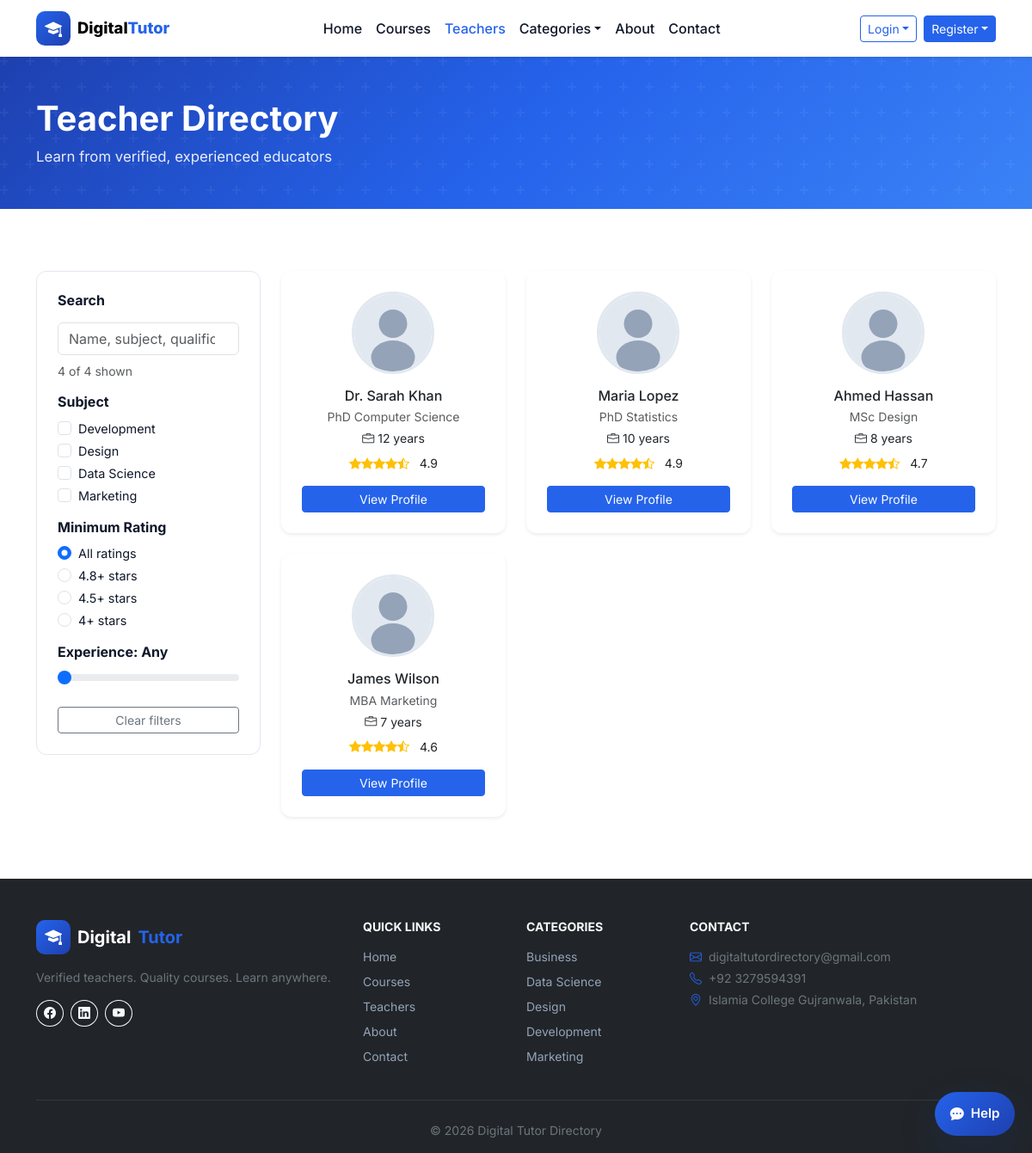
Page /pages/teachers.php on the committed database.
### tables this page shows
CREATE TABLE users (
  id INT UNSIGNED AUTO_INCREMENT PRIMARY KEY,
  name VARCHAR(120) NOT NULL,
  email VARCHAR(190) NOT NULL UNIQUE,
  phone VARCHAR(30) DEFAULT NULL,
  password_hash VARCHAR(255) NOT NULL,
  role ENUM('student','teacher','admin') NOT NULL DEFAULT 'student',
  status ENUM('active','inactive','pending') NOT NULL DEFAULT 'active',
  bio TEXT DEFAULT NULL,
  avatar VARCHAR(255) DEFAULT NULL,
  created_at TIMESTAMP DEFAULT CURRENT_TIMESTAMP,
  updated_at TIMESTAMP DEFAULT CURRENT_TIMESTAMP ON UPDATE CURRENT_TIMESTAMP,
  INDEX idx_users_role (role),
  INDEX idx_users_status (status)
);

CREATE TABLE categories (
  id INT UNSIGNED AUTO_INCREMENT PRIMARY KEY,
  name VARCHAR(80) NOT NULL UNIQUE,
  slug VARCHAR(80) NOT NULL UNIQUE
);

### components/database.php (called while the page is built, shortened)
<?php
function db_config(): array
{
    static $config;
    if ($config === null) {
        $config = require __DIR__ . '/db-config.php';
    }
    return $config;
}
function db(): PDO
{
    static $pdo;
    if ($pdo instanceof PDO) {
        return $pdo;
    }
    $c = db_config();
    $dsn = sprintf('mysql:host=%s;port=%s;dbname=%s;charset=%s', $c['host'], $c['port'], $c['name'], $c['charset']);
    $pdo = new PDO($dsn, $c['user'], $c['pass'], [
        PDO::ATTR_ERRMODE => PDO::ERRMODE_EXCEPTION,
        PDO::ATTR_DEFAULT_FETCH_MODE => PDO::FETCH_ASSOC,
        PDO::ATTR_EMULATE_PREPARES => false,
    ]);
    return $pdo;
}
function db_available(): bool
{
    static $available;
    if ($available !== null) {
        return $available;
    }
    try {
        db()->query('SELECT 1 FROM users LIMIT 1');
        $available = true;
    } catch (Throwable) {
        $available = false;
    }
    return $available;
}

### includes/data.php (called while the page is built, shortened)
<?php
require_once __DIR__ . '/../components/database.php';
function getTeachers(bool $verifiedOnly = true): array
{
    if (!db_available()) {
        return fallbackTeachers();
    }
    $where = $verifiedOnly
        ? "u.role = 'teacher' AND tp.verification_status = 'verified' AND u.status = 'active'"
        : "u.role = 'teacher'";
    $sql = "SELECT u.id, u.name, u.email, u.bio, u.avatar AS photo, tp.qualification, tp.experience,
            tp.subject, tp.rating,
            (SELECT COUNT(DISTINCT e.student_id) FROM enrollments e
             JOIN courses c ON c.id = e.course_id WHERE c.teacher_id = u.id) AS students
            FROM users u
            LEFT JOIN teacher_profiles tp ON tp.user_id = u.id
            WHERE $where
            ORDER BY tp.rating DESC";
    $stmt = db()->query($sql);
    return array_map(static function ($row) {
        return [
            'id' => (int) $row['id'],
            'name' => $row['name'],
            'email' => $row['email'] ?? '',
            'qualification' => $row['qualification'] ?? '',
            'experience' => $row['experience'] ?? '',
            'rating' => (float) ($row['rating'] ?? 0),
            'subject' => $row['subject'] ?? '',
            'photo' => $row['photo'] ?? '',
            'students' => (int) ($row['students'] ?? 0),
            'bio' => $row['bio'] ?? '',
        ];
    }, $stmt->fetchAll());
}
function getCategoriesWithCourses(): array
{
    $stmt = db()->query("
        SELECT DISTINCT cat.id, cat.name, cat.slug
        FROM categories cat
        INNER JOIN courses c ON c.category_id = cat.id
        WHERE c.status = 'published'
        ORDER BY cat.name
    ");
    $categories = $stmt->fetchAll();
    return $categories;
}

### components/teacher-card.php (the view, shortened to what this page needs)
<article class="teacher-card card h-100 border-0 shadow-sm text-center p-4"
  data-subject="<?= htmlspecialchars($teacher['subject']) ?>"
  data-rating="<?= (float)$teacher['rating'] ?>"
  data-experience="<?= (int)filter_var($teacher['experience'], FILTER_SANITIZE_NUMBER_INT) ?>"
  data-search="<?= htmlspecialchars(strtolower($teacher['name'] . ' ' . $teacher['qualification'] . ' ' . $teacher['subject'] . ' ' . $teacher['bio'])) ?>">
  <img src="<?= media_url($teacher['photo']) ?>" class="teacher-card__avatar rounded-circle mx-auto mb-3" alt="<?= htmlspecialchars($teacher['name']) ?>" onerror="this.onerror=null;this.src='<?= media_url('') ?>'">
  <h3 class="h6 mb-1"><?= htmlspecialchars($teacher['name']) ?></h3>
  <p class="text-muted small mb-1"><?= htmlspecialchars($teacher['qualification']) ?></p>
  <p class="small mb-2"><i class="bi bi-briefcase me-1"></i><?= htmlspecialchars($teacher['experience']) ?></p>
  <div class="rating-stars small mb-3">
    <?= renderStars((float)$teacher['rating']) ?>
    <span class="ms-2"><?= number_format($teacher['rating'], 1) ?></span>
  </div>
  <a href="<?= url('pages/teacher-profile.php?id=' . (int)$teacher['id']) ?>" class="btn btn-sm btn-primary w-100">View Profile</a>
</article>

### pages/teachers.php (shortened to what this page needs)
<?php
require_once __DIR__ . '/../components/config.php';
$teachers = mockTeachers();
require_once __DIR__ . '/../components/head.php';
require_once __DIR__ . '/../components/navbar.php';
?>
<?php
require __DIR__ . '/../components/page-hero.php';
?>
<main class="section"><div class="container"><div class="row g-4">
<aside class="col-lg-3">
  <div class="filter-panel">
    <h6 class="fw-bold mb-3">Search</h6>
    <input type="search" id="teacherSearch" class="form-control mb-2" placeholder="Name, subject, qualification...">
    <p class="small text-muted mb-3" id="teacherFilterCount"></p>
    <h6 class="fw-bold mb-2">Subject</h6>
    <?php foreach (['Development', 'Design', 'Data Science', 'Marketing'] as $s): ?>
    <div class="form-check">
      <input class="form-check-input filter-teacher-subject" type="checkbox" value="<?= $s ?>" id="ts<?= str_replace(' ', '', $s) ?>">
      <label class="form-check-label" for="ts<?= str_replace(' ', '', $s) ?>"><?= $s ?></label>
    </div>
    <?php endforeach; ?>
    <h6 class="fw-bold mt-3 mb-2">Minimum Rating</h6>
    <div class="form-check">
      <input class="form-check-input filter-teacher-rating" type="radio" name="teacherRating" value="0" id="tr0" checked>
      <label class="form-check-label" for="tr0">All ratings</label>
    </div>
    <?php foreach ([4.8, 4.5, 4.0] as $r): ?>
    <div class="form-check">
      <input class="form-check-input filter-teacher-rating" type="radio" name="teacherRating" value="<?= $r ?>" id="tr<?= str_replace('.', '', (string) $r) ?>">
      <label class="form-check-label" for="tr<?= str_replace('.', '', (string) $r) ?>"><?= $r ?>+ stars</label>
    </div>
    <?php endforeach; ?>
    <h6 class="fw-bold mt-3 mb-2">Experience: <span id="experienceLabel">Any</span></h6>
    <input type="range" class="form-range" id="experienceMin" min="0" max="15" value="0" step="1">
    <button type="button" class="btn btn-sm btn-outline-secondary w-100 mt-3" id="clearTeacherFilters">Clear filters</button>
  </div>
</aside>
<div class="col-lg-9">
  <div class="row g-4" id="teacherGrid">
    <?php foreach ($teachers as $teacher): ?>
    <div class="col-md-6 col-lg-4"><?php require __DIR__ . '/../components/teacher-card.php'; ?></div>
    <?php endforeach; ?>
  </div>
</div>
</div></div></main>
<?php
require_once __DIR__ . '/../components/footer.php';
require_once __DIR__ . '/../components/modals.php';
require_once __DIR__ . '/../components/public-footer-scripts.php';

### components/config.php (shortened to what this page needs)
<?php
require_once __DIR__ . '/database.php';
require_once __DIR__ . '/../includes/data.php';
function url(string $path = ''): string
{
    return rtrim(BASE_URL, '/') . '/' . ltrim($path, '/');
}
function media_url(?string $path, string $fallback = 'assets/images/avatars/placeholder.svg'): string
{
    $path = trim((string) $path);
    if ($path === '') {
        return url($fallback);
    }
    return url(ltrim($path, '/'));
}
function renderStars(float $rating, int $max = 5): string
{
    $html = '';
    for ($i = 1; $i <= $max; $i++) {
        if ($rating >= $i) {
            $html .= '<i class="bi bi-star-fill text-warning"></i>';
        } elseif ($rating >= $i - 0.5) {
            $html .= '<i class="bi bi-star-half text-warning"></i>';
        } else {
            $html .= '<i class="bi bi-star text-warning"></i>';
        }
    }
    return $html;
}
function mockTeachers(): array { return getTeachers(true); }

### components/footer.php
<footer class="site-footer bg-dark text-light pt-5 pb-3 mt-auto">
  <div class="container">
    <div class="row g-4">
      <div class="col-lg-4">
        <div class="d-flex align-items-center gap-2 mb-3 text-white fw-bold fs-5">
          <span class="brand-icon"><i class="bi bi-mortarboard-fill"></i></span> Digital<span class="text-primary">Tutor</span>
        </div>
        <p class="text-secondary small">Verified teachers. Quality courses. Learn anywhere.</p>
        <div class="d-flex gap-2">
          <a href="#" class="btn btn-outline-light btn-sm rounded-circle"><i class="bi bi-facebook"></i></a>
          <a href="#" class="btn btn-outline-light btn-sm rounded-circle"><i class="bi bi-linkedin"></i></a>
          <a href="#" class="btn btn-outline-light btn-sm rounded-circle"><i class="bi bi-youtube"></i></a>
        </div>
      </div>
      <div class="col-6 col-lg-2">
        <h6 class="fw-bold small text-uppercase mb-3">Quick Links</h6>
        <ul class="list-unstyled small">
          <li class="mb-2"><a class="footer-link" href="<?= url('pages/home.php') ?>">Home</a></li>
          <li class="mb-2"><a class="footer-link" href="<?= url('pages/courses.php') ?>">Courses</a></li>
          <li class="mb-2"><a class="footer-link" href="<?= url('pages/teachers.php') ?>">Teachers</a></li>
          <li class="mb-2"><a class="footer-link" href="<?= url('pages/about.php') ?>">About</a></li>
          <li class="mb-2"><a class="footer-link" href="<?= url('pages/contact.php') ?>">Contact</a></li>
        </ul>
      </div>
      <div class="col-6 col-lg-2">
        <h6 class="fw-bold small text-uppercase mb-3">Categories</h6>
        <ul class="list-unstyled small">
          <?php foreach (getCategoriesWithCourses() as $cat):
            $catName = is_array($cat) ? $cat['name'] : $cat;
          ?>
          <li class="mb-2"><a class="footer-link" href="<?= url('pages/courses.php?category='.urlencode($catName)) ?>"><?= htmlspecialchars($catName) ?></a></li>
          <?php endforeach; ?>
        </ul>
      </div>
      <div class="col-lg-4">
        <h6 class="fw-bold small text-uppercase mb-3">Contact</h6>
        <p class="small text-secondary mb-1"><i class="bi bi-envelope me-2 text-primary"></i>digitaltutordirectory@gmail.com</p>
        <p class="small text-secondary mb-1"><i class="bi bi-telephone me-2 text-primary"></i>+92 3279594391</p>
        <p class="small text-secondary"><i class="bi bi-geo-alt me-2 text-primary"></i>Islamia College Gujranwala, Pakistan</p>
      </div>
    </div>
    <hr class="border-secondary my-4">
    <p class="small text-secondary text-center mb-0">&copy; <?= date('Y') ?> <?= SITE_NAME ?></p>
  </div>
</footer>

### rows in the picture
users: name "Dr. Sarah Khan", qualification "PhD Computer Science", experience "12 years", rating "4.9"
users: name "Maria Lopez", qualification "PhD Statistics", experience "10 years", rating "4.9"
users: name "Ahmed Hassan", qualification "MSc Design", experience "8 years", rating "4.7"
users: name "James Wilson", qualification "MBA Marketing", experience "7 years", rating "4.6"
categories: name "Business"
categories: name "Data Science"
categories: name "Design"
categories: name "Development"
categories: name "Marketing"

### other values in the picture
$pageHeading "Teacher Directory"
$pageSubheading "Learn from verified, experienced educators"
$s "Development"
$s "Design"
$s "Data Science"
$s "Marketing"
$r "4.8"
$r "4.5"
$r "4"
SITE_NAME "Digital Tutor Directory"
